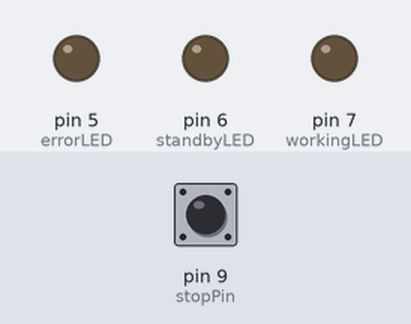
Bench run of a sketch on a simulated Arduino Uno, built with avr-gcc and run on an emulated ATmega328P. Shown: output pins drawn as LEDs (lit = HIGH). The inputs (shaded band) are chosen by the test bench; at power-on: pin 9 (stopPin) HIGH. Storage starts empty.

Above: at 6.1 s.
At 7.17 s:
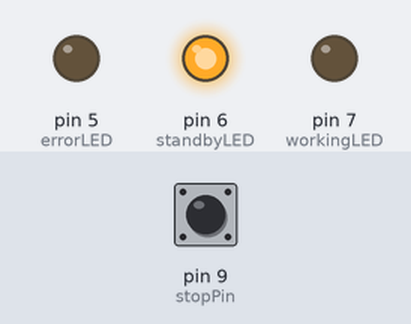
At 9.27 s:
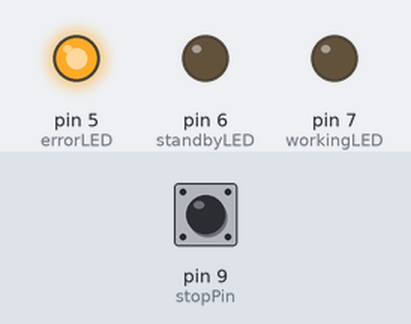
Timing chart, 0 to 10.5 s (numbered marks = the images above):
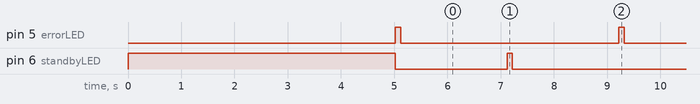

Measured:
- by itself, pin 5 (errorLED): alternates HIGH for 0.10 s and LOW for 4.1 s
- by itself, pin 6 (standbyLED): repeats every 4.2 s: HIGH 0.10 s, LOW 4.1 s
- by itself, everything shown: repeats every 4.2 s, in 4 steps

The sketch:

lastusedcode_450PM_Mar_3_2023.ino
```cpp
#include <SPI.h>
#include <SD.h>
#include <SoftwareSerial.h>

#define SDCS 10
#define GPSTX 3
#define GPSRX 2

SoftwareSerial GPSSerial(GPSTX, GPSRX);
#define chipSelect 10
#define maxMsg 151

#define errorLED 5
#define standbyLED 6
#define workingLED 7

#define stopPin 9

#define indLED 1

#define GPSBaudRate 9600


void setup() {
  // put your setup code here, to run once:

  if (indLED) {
    pinMode(errorLED, OUTPUT);
    pinMode(standbyLED, OUTPUT);
    pinMode(workingLED, OUTPUT);
    pinMode(stopPin, INPUT);

    digitalWrite(errorLED, 0);
    digitalWrite(standbyLED, 1);
    digitalWrite(workingLED, 0);
  }

  if (!SD.begin(chipSelect)) {
    // If SD card can't be initialized, blink error LED
    if (indLED) {
      while(1) {
        digitalWrite(errorLED, 1);
        delay(1000);
        digitalWrite(errorLED, 0);
        delay(1000);
      }
    }

    // otherwise just stall
    while (1);
  }

  GPSSerial.begin(GPSBaudRate);

  delay(5000);

  if (indLED) {
    digitalWrite(standbyLED, 0);
  }

}

void loop() {
  // put your main code here, to run repeatedly:
  int stopSignal = digitalRead(stopPin);


  static int loopCount = 0;


  char gpsChar[151];


  if (!stopSignal){
    File dataFile;
    char fname[] = "dlf_U.txt";
    dataFile = SD.open(fname, FILE_WRITE);
    int charCount = 0;
    while (GPSSerial.available() && charCount < 151) {

      gpsChar[charCount] = GPSSerial.read();
      charCount++;
    }
    gpsChar[charCount] = '\0';
    loopCount++;

    dataFile.println(gpsChar);
    dataFile.close();


    delay(1000);
  }

  else {
    if (indLED) {
      while(1) {
        digitalWrite(errorLED, 1);
        delay(100);
        digitalWrite(errorLED, 0);
        delay(2000);
        digitalWrite(standbyLED, 1);
        delay(100);
        digitalWrite(standbyLED, 0);
        delay(2000);
      }
    }
    while (1);
  }

  if (indLED) {
    digitalWrite(workingLED, 1);
    delay(200);
    digitalWrite(workingLED,0);
  }

  if (stopSignal) {
    digitalWrite(errorLED, 0);
    digitalWrite(workingLED, 0);
    while(1) {
      delay(500);
      digitalWrite(standbyLED, 0);
      delay(500);
      digitalWrite(standbyLED,1);
    }
  }

}
```
